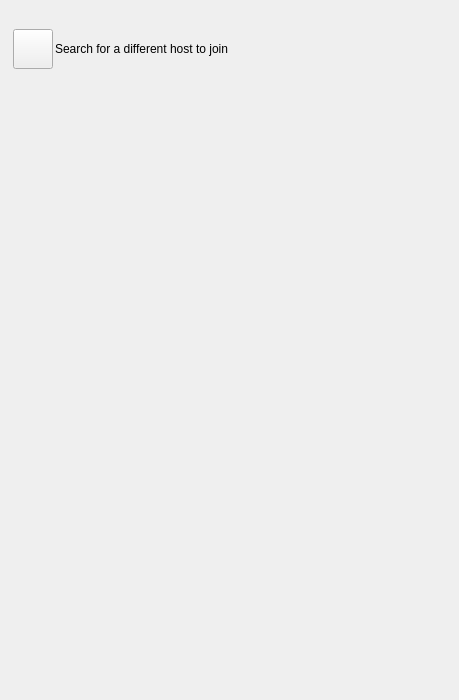
<?xml version="1.0" encoding="UTF-8"?>
<ui version="4.0">
 <class>AppletChooseHostUi</class>
 <widget class="QWidget" name="AppletChooseHostUi">
  <property name="geometry">
   <rect>
    <x>0</x>
    <y>0</y>
    <width>459</width>
    <height>700</height>
   </rect>
  </property>
  <property name="sizePolicy">
   <sizepolicy hsizetype="Expanding" vsizetype="Expanding">
    <horstretch>0</horstretch>
    <verstretch>0</verstretch>
   </sizepolicy>
  </property>
  <property name="windowTitle">
   <string>Choose User</string>
  </property>
  <layout class="QVBoxLayout" name="verticalLayout">
   <property name="spacing">
    <number>2</number>
   </property>
   <item>
    <layout class="QHBoxLayout" name="horizontalLayout">
     <item>
      <widget class="QLabel" name="m_ChooseLabel">
       <property name="sizePolicy">
        <sizepolicy hsizetype="Minimum" vsizetype="Preferred">
         <horstretch>0</horstretch>
         <verstretch>0</verstretch>
        </sizepolicy>
       </property>
       <property name="text">
        <string/>
       </property>
      </widget>
     </item>
    </layout>
   </item>
   <item>
    <widget class="QFrame" name="m_SearchFrame">
     <layout class="QHBoxLayout" name="horizontalLayout_11">
      <property name="spacing">
       <number>2</number>
      </property>
      <property name="leftMargin">
       <number>2</number>
      </property>
      <property name="topMargin">
       <number>2</number>
      </property>
      <property name="rightMargin">
       <number>2</number>
      </property>
      <property name="bottomMargin">
       <number>2</number>
      </property>
      <item>
       <widget class="VxPushButton" name="m_SearchButton">
        <property name="minimumSize">
         <size>
          <width>0</width>
          <height>40</height>
         </size>
        </property>
        <property name="text">
         <string/>
        </property>
       </widget>
      </item>
      <item>
       <widget class="QLabel" name="m_SearchLabel">
        <property name="text">
         <string>Search for a different host to join</string>
        </property>
       </widget>
      </item>
      <item>
       <spacer name="horizontalSpacer_8">
        <property name="orientation">
         <enum>Qt::Orientation::Horizontal</enum>
        </property>
        <property name="sizeHint" stdset="0">
         <size>
          <width>40</width>
          <height>20</height>
         </size>
        </property>
       </spacer>
      </item>
     </layout>
    </widget>
   </item>
   <item>
    <widget class="GuiUserListWidget" name="m_UserListWidget" native="true">
     <property name="sizePolicy">
      <sizepolicy hsizetype="Expanding" vsizetype="Expanding">
       <horstretch>0</horstretch>
       <verstretch>0</verstretch>
      </sizepolicy>
     </property>
    </widget>
   </item>
  </layout>
 </widget>
 <customwidgets>
  <customwidget>
   <class>GuiUserListWidget</class>
   <extends>QWidget</extends>
   <header>GuiUserListWidget.h</header>
   <container>1</container>
  </customwidget>
  <customwidget>
   <class>VxPushButton</class>
   <extends>QPushButton</extends>
   <header>VxPushButton.h</header>
  </customwidget>
 </customwidgets>
 <resources/>
 <connections/>
</ui>
